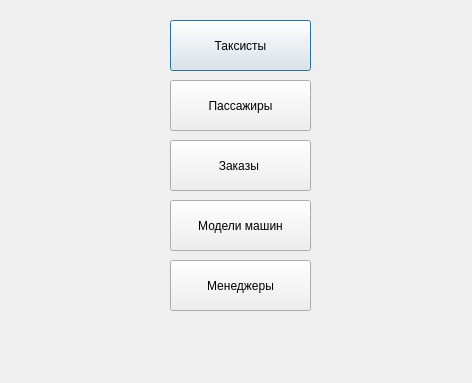
<?xml version="1.0" encoding="UTF-8"?>
<ui version="4.0">
 <class>AdminMenuDialog</class>
 <widget class="QDialog" name="AdminMenuDialog">
  <property name="geometry">
   <rect>
    <x>0</x>
    <y>0</y>
    <width>472</width>
    <height>383</height>
   </rect>
  </property>
  <property name="windowTitle">
   <string>Dialog</string>
  </property>
  <widget class="QPushButton" name="pushButton">
   <property name="geometry">
    <rect>
     <x>170</x>
     <y>20</y>
     <width>141</width>
     <height>51</height>
    </rect>
   </property>
   <property name="text">
    <string>Таксисты</string>
   </property>
  </widget>
  <widget class="QPushButton" name="pushButton_2">
   <property name="geometry">
    <rect>
     <x>170</x>
     <y>80</y>
     <width>141</width>
     <height>51</height>
    </rect>
   </property>
   <property name="text">
    <string>Пассажиры</string>
   </property>
  </widget>
  <widget class="QPushButton" name="pushButton_3">
   <property name="geometry">
    <rect>
     <x>170</x>
     <y>140</y>
     <width>141</width>
     <height>51</height>
    </rect>
   </property>
   <property name="text">
    <string>Заказы </string>
   </property>
  </widget>
  <widget class="QPushButton" name="pushButton_4">
   <property name="geometry">
    <rect>
     <x>170</x>
     <y>200</y>
     <width>141</width>
     <height>51</height>
    </rect>
   </property>
   <property name="text">
    <string>Модели машин</string>
   </property>
  </widget>
  <widget class="QPushButton" name="pushButton_5">
   <property name="geometry">
    <rect>
     <x>170</x>
     <y>260</y>
     <width>141</width>
     <height>51</height>
    </rect>
   </property>
   <property name="text">
    <string>Менеджеры</string>
   </property>
  </widget>
 </widget>
 <resources/>
 <connections/>
</ui>
